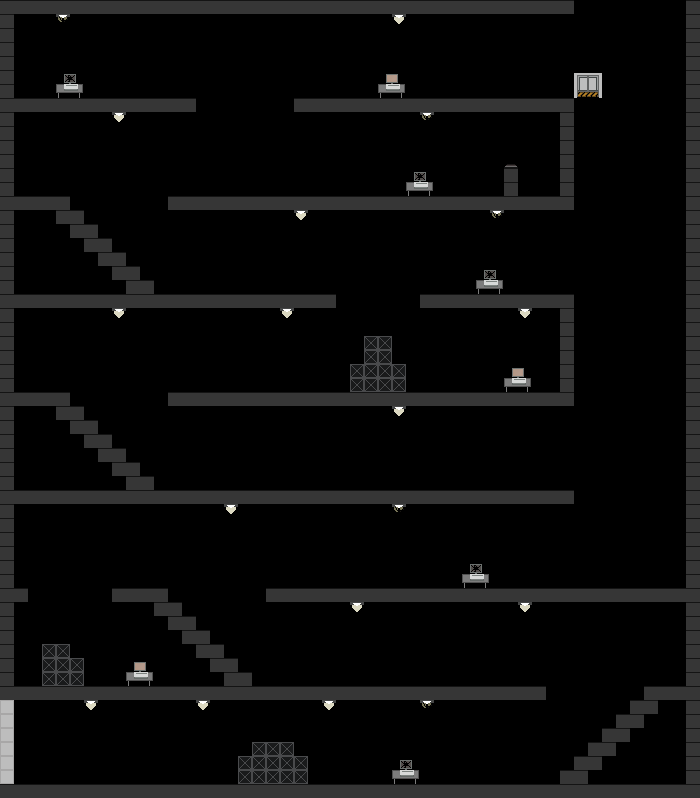

Below is a game level as drawn by its tile map, then a one-line description and the .tmx that defines it (tile-layer data replaced by summaries):
An orthogonal 50x57 tile map with 14x14 px tiles, 5 tile layers (Boxes, Decoration, Button, Computer, ...).

<map version="1.2" tiledversion="1.2.0" orientation="orthogonal" renderorder="right-down" width="50" height="57" tilewidth="14" tileheight="14" infinite="0" nextlayerid="16" nextobjectid="1">
 <tileset firstgid="1" source="Tile Set 1.tsx" />
 <layer id="11" name="Boxes" width="50" height="57">
  <data>[2850 cells, 33 non-empty, 4 distinct tile ids]</data>
 </layer>
 <layer id="12" name="Decoration" width="50" height="57">
  <data>[2850 cells, 38 non-empty, 6 distinct tile ids]</data>
 </layer>
 <layer id="13" name="Button" width="50" height="57">
  <data>[2850 cells, 3 non-empty, 2 distinct tile ids]</data>
 </layer>
 <layer id="14" name="Computer" width="50" height="57">
  <data>[2850 cells, 16 non-empty, 8 distinct tile ids]</data>
 </layer>
 <layer id="15" name="Ground" width="50" height="57">
  <data>[2850 cells, 511 non-empty, 2 distinct tile ids]</data>
 </layer>
</map>